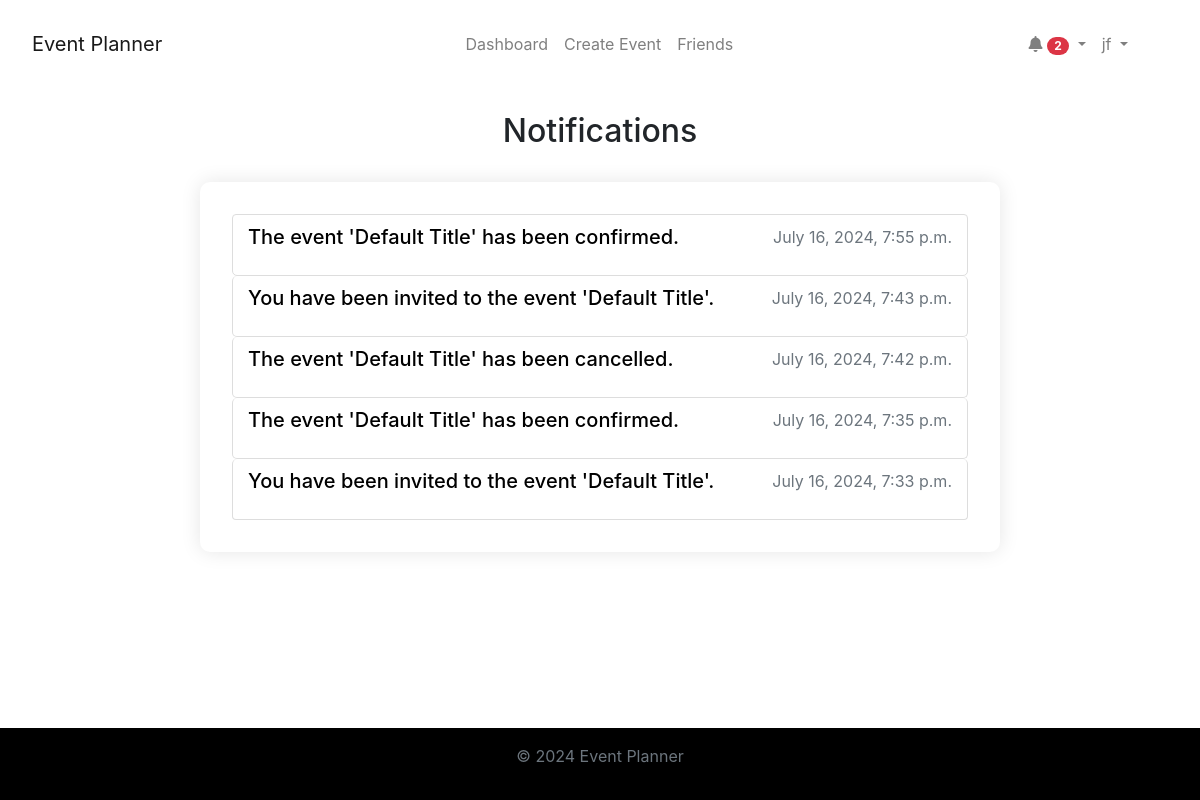
The page /notifications/ (signed in) on the database its author committed.
### notifications/models.py (models this page shows, shortened)
class Notification(models.Model):
    NOTIFICATION_TYPES = [
        ("event_created", "Event Created"),
        ("event_updated", "Event Updated"),
        ("event_cancelled", "Event Cancelled"),
        ("invitation_response", "Invitation Response"),
        ("suggested_alternate_date", "Suggested Alternate Date"),
        ("event_confirmed", "Event Confirmed"),
        ("friend_request_received", "Friend Request Received"),
    ]
    user = models.ForeignKey(User, on_delete=models.CASCADE)
    event = models.ForeignKey(
        Event, on_delete=models.CASCADE, null=True, blank=True
    )
    type = models.CharField(max_length=50, choices=NOTIFICATION_TYPES)
    message = models.TextField()
    created_at = models.DateTimeField(auto_now_add=True)
    read = models.BooleanField(default=False)
    url = models.URLField(default="/")

### notifications/views.py (the view)
# urls.py: path("", views.notifications, name="notifications"),
@login_required
def notifications(request):
    notifications = Notification.objects.filter(user=request.user).order_by(
        "-created_at"
    )
    context = {"notifications": notifications}
    return render(request, "notifications/notifications.html", context)

### accounts/context_processors.py (called while the page is built)
def google_api_key(request):
    return {"GOOGLE_API_KEY": os.getenv("GOOGLE_API_KEY")}

### notifications/context_processors.py (called while the page is built)
def notifications(request):
    if request.user.is_authenticated:
        all_unread_notifications = Notification.objects.filter(
            user=request.user, read=False
        ).order_by("-created_at")
        unread_count = all_unread_notifications.count()
        recent_unread_notifications = all_unread_notifications[:8]
        return {
            "recent_unread_notifications": recent_unread_notifications,
            "unread_count": unread_count,
        }
    return {}

### templates/notifications/notifications.html (shortened to what this page needs)
{% extends 'base.html' %}
{% block content %}
<div class="container">
    <h2 class="text-center mt-4 mb-4">Notifications</h2>
    <div class="notifications-list">
        <ul class="list-group">
            {% for notification in notifications %}
                <li class="list-group-item">
                    {% if notification.type == 'friend_request_received' %}
                        <a href="{% url 'friends_page' %}" class="notification-link">
                            <h5 class="notification-title">{{ notification.message }}</h5>
                            <p class="notification-time text-muted">{{ notification.created_at|date:"F j, Y, g:i a" }}</p>
                        </a>
                    {% else %}
                        <a href="{% url 'mark_notification_read' notification.id %}" class="notification-link">
                            <h5 class="notification-title">{{ notification.message }}</h5>
                            <p class="notification-time text-muted">{{ notification.created_at|date:"F j, Y, g:i a" }}</p>
                        </a>
                    {% endif %}
                </li>
            {% endfor %}
        </ul>
    </div>
</div>
{% endblock %}

### templates/base.html (shortened to what this page needs)
<!DOCTYPE html>
<html lang="en">
<head>
    {% load static %}
    <link rel="stylesheet" href="{% static 'css/styles.css' %}">
    <link rel="stylesheet" href="https://stackpath.bootstrapcdn.com/bootstrap/4.5.2/css/bootstrap.min.css">
    <link rel="stylesheet" href="https://cdnjs.cloudflare.com/ajax/libs/font-awesome/5.15.4/css/all.min.css">
    <link rel="stylesheet" href="https://cdnjs.cloudflare.com/ajax/libs/fullcalendar/3.10.2/fullcalendar.min.css" />
</head>
<body class="c-app">
    <header class="c-header c-header-light c-header-fixed">
        <nav class="navbar navbar-expand-lg navbar-light">
            <a class="navbar-brand" href="{% url 'home' %}">Event Planner</a>
            <div class="collapse navbar-collapse" id="navbarSupportedContent">
                <ul class="navbar-nav ml-auto">
                    {% if user.is_authenticated %}
                        <li class="nav-item {% if request.resolver_match.url_name == 'dashboard' %}active{% endif %}">
                            <a class="nav-link" href="{% url 'dashboard' %}">Dashboard</a>
                        </li>
                        <li class="nav-item {% if request.resolver_match.url_name == 'create_event' %}active{% endif %}">
                            <a class="nav-link" href="{% url 'create_event' %}">Create Event</a>
                        </li>
                        <li class="nav-item {% if request.resolver_match.url_name == 'friends_page' %}active{% endif %}">
                            <a class="nav-link" href="{% url 'friends_page' %}">Friends</a>
                        </li>
                    {% endif %}
                </ul>
                {% if user.is_authenticated %}
                    <ul class="navbar-nav ml-auto">
                        <li class="nav-item dropdown">
                            <a class="nav-link dropdown-toggle" href="#" id="navbarDropdown" role="button" data-toggle="dropdown"
                                aria-haspopup="true" aria-expanded="false">
                                <i class="fas fa-bell"></i>
                                {% if unread_count > 0 %}
                                    <span class="badge badge-pill badge-danger">{{ unread_count }}</span>
                                {% endif %}
                            </a>
                        </li>
                        <li class="nav-item dropdown">
                            <div class="dropdown">
                                <a class="nav-link dropdown-toggle" href="#" id="profileLink" role="button" data-toggle="dropdown" aria-haspopup="true" aria-expanded="false">
                                    {{ user.username }}
                                </a>
                            </div>
                        </li>
                    </ul>
                {% endif %}
            </div>
        </nav>
    </header>
    <main class="c-main">
        <div class="container-fluid">
            <div class="fade-in">
                {% block content %}{% endblock %}
            </div>
        </div>
    </main>
    <footer class="footer mt-auto py-3">
        <div class="container text-center">
            <p class="text-muted">&copy; 2024 Event Planner</p>
        </div>
    </footer>
</body>
</html>

### static/css/styles.css (style rules this page uses)
* { box-sizing: border-box; }
body { margin: 0; padding: 0; font-family: Arial, sans-serif; background-color: #676767; display: flex; flex-direction: column; min-height: 100vh; }
header, #calendar { background-color: #fff; }
header { padding: 1rem; color: #fff; }
.navbar, .notification-dropdown .notification-item { display: flex; justify-content: space-between; align-items: center; }
footer { text-align: center; padding: 1rem; background-color: #000; position: relative; bottom: 0; width: 100%; color: #fff; }
.notifications-list { background-color: #fff; padding: 2rem; border-radius: 10px; box-shadow: 0 0 20px rgba(0, 0, 0, .1); width: 80%; max-width: 800px; margin: 2rem auto; color: #333; }
.notifications-list ul { list-style-type: none; padding: 0; }
.notifications-list ul li { padding: 10px 15px; border: 1px solid #ddd; border-radius: 5px; transition: background-color .3s; }
.notifications-list ul li .notification-link { text-decoration: none; color: #000; display: flex; justify-content: space-between; }
#profileLink, .profile-dropdown { margin-right: 2rem; }

### rows shown on the page
Notification: message "The event 'Default Title' has been confirmed.", created_at "July 16, 2024, 7:55 p.m."
Notification: message "You have been invited to the event 'Default Title'.", created_at "July 16, 2024, 7:43 p.m."
Notification: message "The event 'Default Title' has been cancelled.", created_at "July 16, 2024, 7:42 p.m."
Notification: message "The event 'Default Title' has been confirmed.", created_at "July 16, 2024, 7:35 p.m."
Notification: message "You have been invited to the event 'Default Title'.", created_at "July 16, 2024, 7:33 p.m."

### other values the page prints
{{ unread_count }} "2"
{{ user.username }} "jf"
